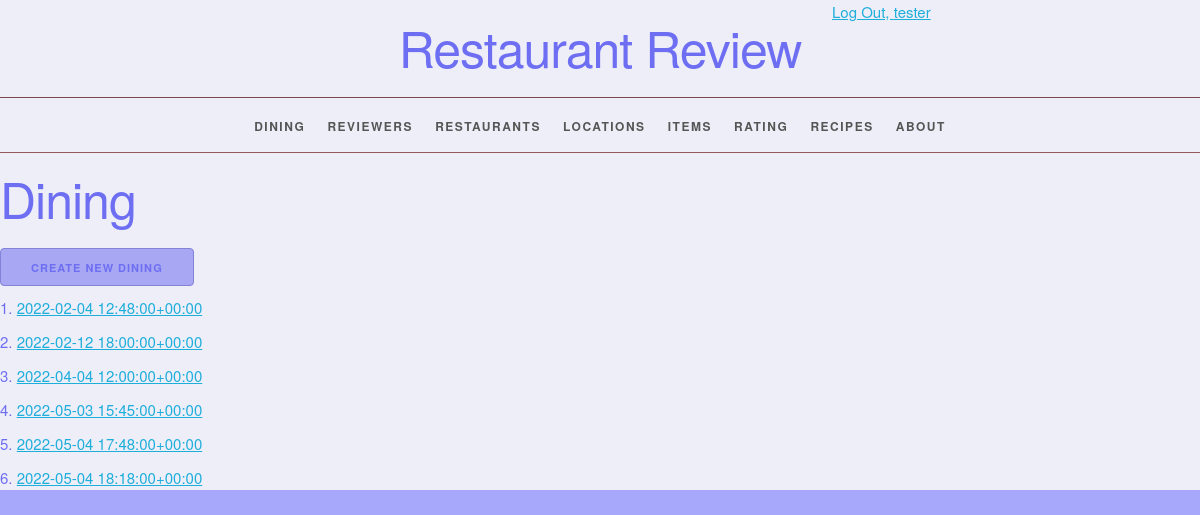
/dine/ (signed in), run on the app's committed database.
### restaurantreview/models.py (models this page shows, shortened)
class Dine(models.Model):
    dine_at_id = models.AutoField(primary_key=True)
    date = models.DateTimeField(blank=True, null=True)
    location = models.ForeignKey(Location, related_name="dines", on_delete=models.PROTECT)
    reviewer = models.ForeignKey(Reviewer, related_name="dines", on_delete=models.PROTECT)
    def __str__(self):
        return '%s' % self.date
    def get_absolute_url(self):
        return reverse('restaurantreview_dine_detail_urlpattern',
                       kwargs={'pk': self.pk})
    class Meta:
        ordering = ['date', 'location', 'reviewer']
        constraints = [
            UniqueConstraint(fields=['date', 'location'], name='unique_rating')
        ]

### restaurantreview/views.py (the view)
class DineList(LoginRequiredMixin, PermissionRequiredMixin, PageLinksMixin, ListView):
    model = Dine
    permission_required = 'restaurantreview.view_dine'

### restaurantreview/utils.py (called while the page is built, shortened)
    def get_context_data(self, **kwargs):
        context = super().get_context_data(
            **kwargs)
        page = context.get('page_obj')
        return context

### restaurantreview/templates/restaurantreview/dine_list.html (shortened to what this page needs)
{% extends 'restaurantreview/base.html' %}
{% block content %}
    <h1>Dining</h1>
    {% block create_button %}
        {% if perms.restaurantreview.add_dine %}
            <a
                    href="{% url 'restaurantreview_dine_create_urlpattern' %}"
                    class="button button-primary">
                Create New Dining</a>
        {% endif %}
    {% endblock %}
    <ol>
        {% for dine in dine_list %}
            <li>
                <a href="{{ dine.get_absolute_url }}">
                    {{ dine }}</a>
            </li>
        {% empty %}
            <li><em> There are no previous dinings.</em></li>
        {% endfor %}
    </ol>
{% endblock %}

### restaurantreview/templates/restaurantreview/base.html (shortened to what this page needs)
{% load static %}
<!DOCTYPE html>
<html lang="en">
<head>
    <link rel="stylesheet" type="text/css"
          href="{% static 'restaurantreview/normalize.css' %}?version=4">
    <link rel="stylesheet" type="text/css"
          href="{% static 'restaurantreview/skeleton.css' %}?version=4">
    <link rel="stylesheet" type="text/css"
          href="{% static 'restaurantreview/style.css' %}?version=4">
</head>
<body>
<div>
    <div class="status row">
        <div class="offset-by-eight four columns">
            <ul class="inline">
                {% if user.is_authenticated %}
                    <li><a href="{% url 'logout_urlpattern' %}">
                        Log Out, {{ user.get_username }}</a></li>
                {% else %}
                    <li><a href="{% url 'login_urlpattern' %}">
                        Log In</a></li>
                {% endif %}
            </ul>
        </div>
    </div>
    <header>
        <h1>Restaurant Review</h1>
    </header>
    <nav>
        <ul>
            {% if perms.restaurantreview.view_dine %}
                <li>
                    <a href="{% url 'restaurantreview_dine_list_urlpattern' %}">
                        Dining</a></li>
            {% endif %}
            {% if perms.restaurantreview.view_reviewer %}
                <li>
                    <a href="{% url 'restaurantreview_reviewer_list_urlpattern' %}">
                        Reviewers</a></li>
            {% endif %}
            {% if perms.restaurantreview.view_restaurant %}
                <li>
                    <a href="{% url 'restaurantreview_restaurant_list_urlpattern' %}">
                        Restaurants</a></li>
            {% endif %}
            {% if perms.restaurantreview.view_location %}
                <li>
                    <a href="{% url 'restaurantreview_location_list_urlpattern' %}">
                        Locations</a></li>
            {% endif %}
            {% if perms.restaurantreview.view_item %}
                <li>
                    <a href="{% url 'restaurantreview_item_list_urlpattern' %}">
                        Items</a></li>
            {% endif %}
            {% if perms.restaurantreview.view_rating %}
                <li>
                    <a href="{% url 'restaurantreview_rating_list_urlpattern' %}">
                        Rating</a></li>
            {% endif %}
            {% if perms.restaurantreview.view_recipe %}
                <li>
                    <a href="{% url 'restaurantreview_recipe_list_urlpattern' %}">
                        Recipes</a></li>
            {% endif %}
            <li>
                <a href="{% url 'about_urlpattern' %}">
                    About</a></li>
        </ul>
    </nav>
    <main>
        {% block content %}
        {% endblock %}
    </main>
</div>
</body>
</html>

### restaurantreview/static/restaurantreview/skeleton.css (style rules this page uses)
.column, .columns { width: 100%; float: left; box-sizing: border-box; }
@media (min-width: 550px) { .column, .columns { margin-left: 4%; } }
@media (min-width: 550px) { .column:first-child, .columns:first-child { margin-left: 0; } }
@media (min-width: 550px) { .four.columns { width: 30.6666666667%; } }
@media (min-width: 550px) { .offset-by-eight.column, .offset-by-eight.columns { margin-left: 69.3333333333%; } }
html { font-size: 62.5%; }
body { font-size: 1.5em; line-height: 1.6; font-weight: 450; font-family: "Raleway", "HelveticaNeue", "Helvetica Neue", Helvetica, Arial, sans-serif; color: #6e6ef3; }
h1, h2, h3, h4, h5, h6 { margin-top: 0; margin-bottom: 2rem; font-weight: 300; }
h1 { font-size: 4.0rem; line-height: 1.2; letter-spacing: -.1rem; }
@media (min-width: 550px) { h1 { font-size: 5.0rem; } }
a { color: #1EAEDB; }
.button, button, input[type="submit"], input[type="reset"], input[type="button"] { display: inline-block; height: 38px; padding: 0 30px; color: #555; text-align: center; font-size: 11px; font-weight: 600; line-height: 38px; letter-spacing: .1rem; text-transform: uppercase; text-decoration: none; white-space: nowrap; background-color: transparent; border-radius: 4px; border: 1px solid #bbb; cursor: pointer; box-sizing: border-box; }
.button.button-primary, button.button-primary, input[type="submit"].button-primary, input[type="reset"].button-primary, input[type="button"].button-primary { color: #6e6ef3; background-color: #a7a7f3; border-color: #8282d7; }
ul { list-style: circle inside; }
ol { list-style: decimal inside; }
ol, ul { padding-left: 0; margin-top: 0; }
li { margin-bottom: 1rem; }
button, .button { margin-bottom: 1rem; }
pre, blockquote, dl, figure, table, p, ul, ol, form { margin-bottom: 2.5rem; }
.container:after, .row:after, .u-cf { content: ""; display: table; clear: both; }

### restaurantreview/static/restaurantreview/style.css (style rules this page uses)
html { height: 100%; background-color: #a7a7fc; }
body { background-color: #eeeef8; }
body > div > header { text-align: center;; }
header h1 { display: inline-block; font-weight: normal; font-style: normal; width: 100%; margin-top: 0; padding-top: 0; }
nav { border-top: 1px solid #774b4b; width: 100%; border-bottom: 1px solid #915959; margin: 0 0 1em; padding: 0; }
nav ul { margin: 0; padding: 1em 0; list-style-type: none; text-align: center; }
nav ul li { display: inline; padding: 0; margin: 0 0.25em; font-weight: 600; text-transform: uppercase; text-align: center; font-size: 1rem; letter-spacing: .10rem; }
@media (min-width: 400px) { nav ul li { letter-spacing: .15rem; font-size: 1.2rem; margin: 0 0.5em; } }
@media (min-width: 550px) { nav ul li { margin: 0 0.75em; } }
nav ul li a { color: #555; text-decoration: none; background-color: transparent; cursor: pointer; }
.inline { list-style-type: none; padding: 0; margin: 0 0 -0.5em; }
.inline li { display: inline; }

### data on the page
Dine: date "2022-02-04 12:48:00+00:00"
Dine: date "2022-02-12 18:00:00+00:00"
Dine: date "2022-04-04 12:00:00+00:00"
Dine: date "2022-05-03 15:45:00+00:00"
Dine: date "2022-05-04 17:48:00+00:00"
Dine: date "2022-05-04 18:18:00+00:00"

### other printed values
{{ user.get_username }} "tester"
